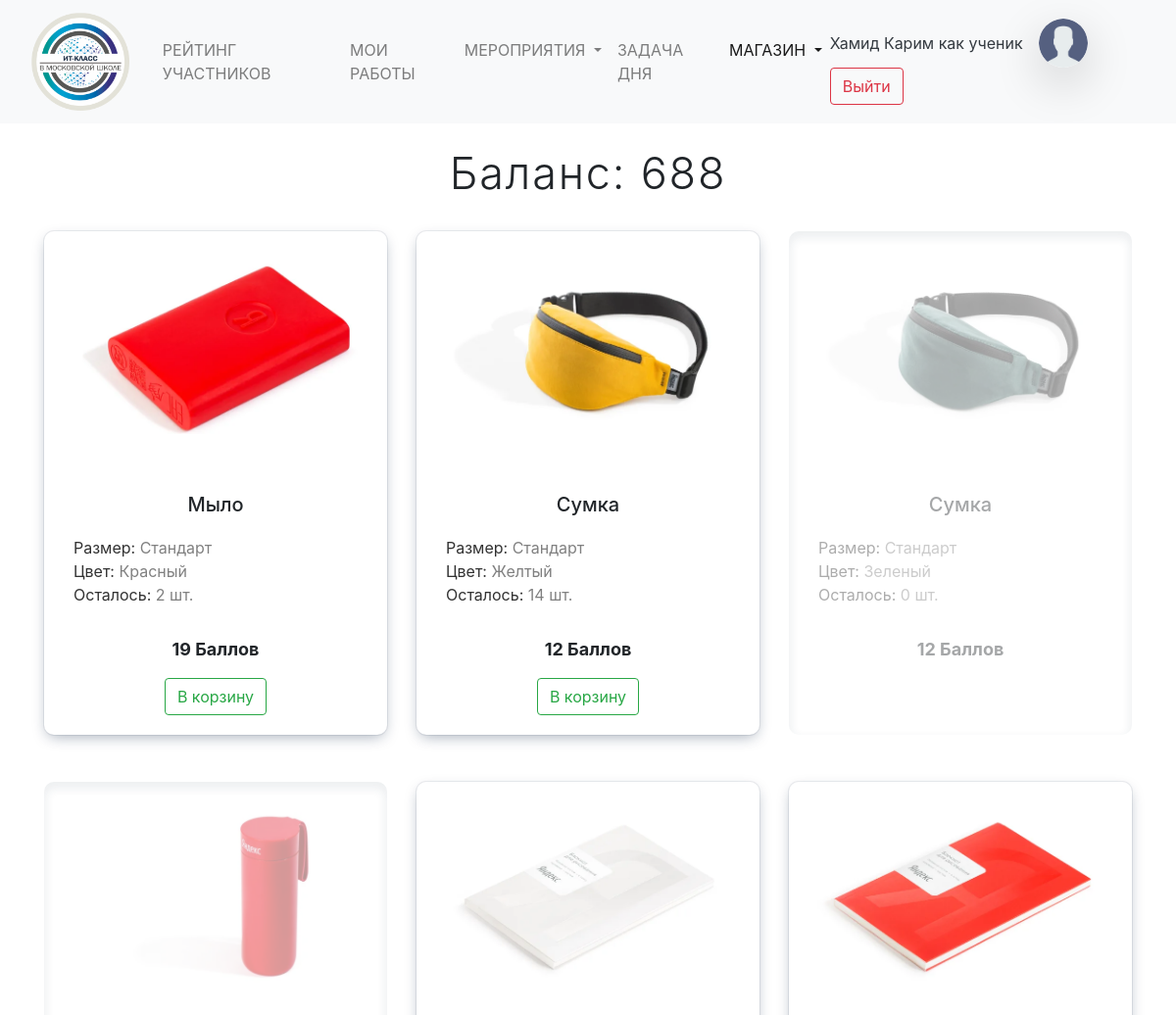
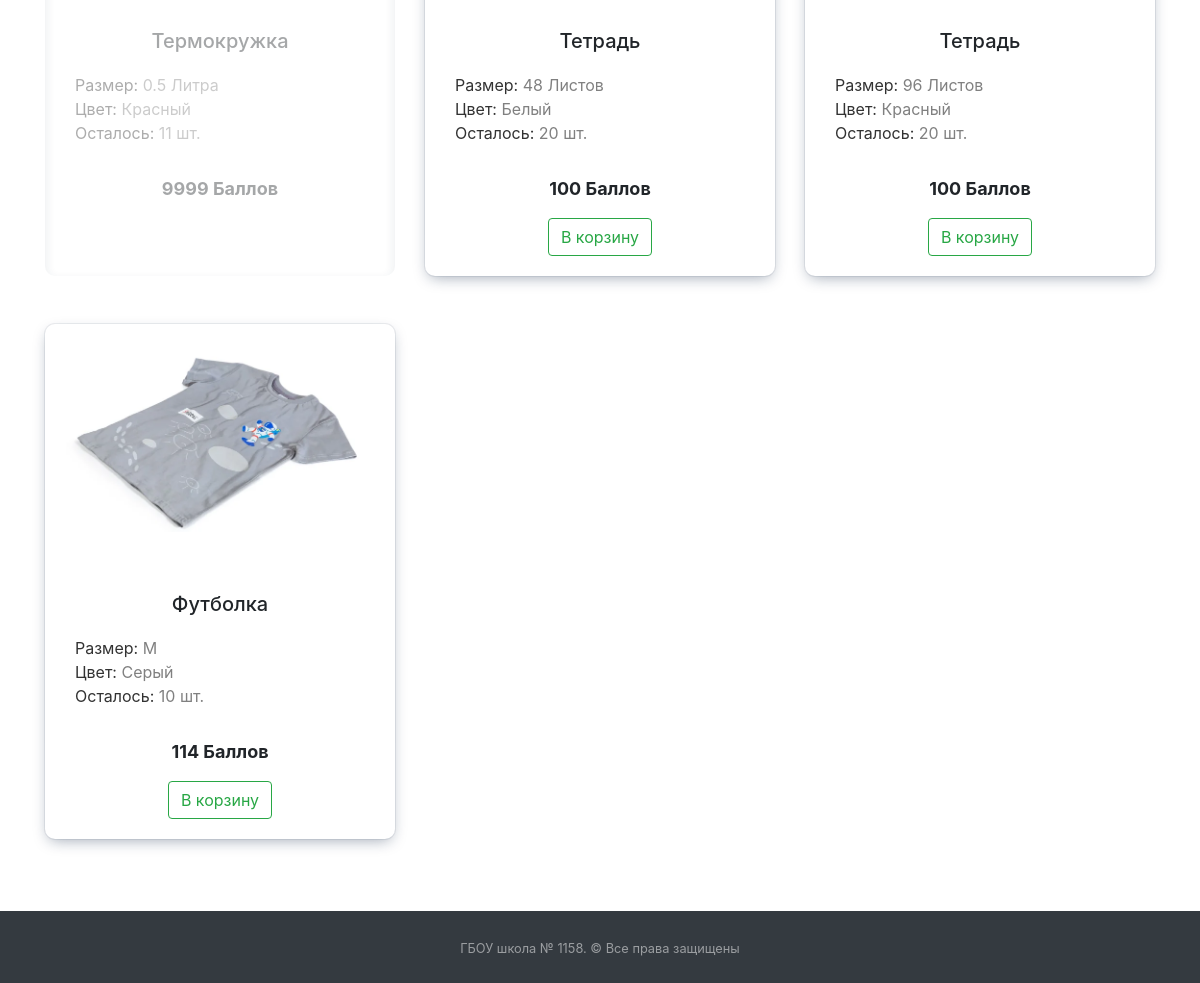
/market/ (signed in), run on the app's committed database (2 pictures, top to bottom).
### mainapp/models.py (models this page shows, shortened)
class Puples(models.Model):
    STATUS_CHOICES = (
        ('ST10', 'Ученик 10 ИТ-класса'),
        ('ST11', 'Ученик 11 ИТ-класса'),
        ('APP', 'Кандидат в ИТ-класс'),
        ('TEACH', 'Учитель')
    )
    PROGRESS_CHOICES = (
        (0, '0'),
        (25, '25'),
        (50, '50'),
        (75, '75'),
        (100, '100'),
    )
    name = models.CharField("Имя", null=True, max_length=50)
    surname = models.CharField("Фамилия", null=True, max_length=100)
    rate = models.PositiveIntegerField("Рейтинг ученика", default=0)
    image = models.ImageField("Фотография профиля", blank=True, upload_to="puples_photo",
                              default="puples_photo/user-2.png")
    user = models.OneToOneField(User, on_delete=models.CASCADE, null=True, default='',
                                verbose_name="Связь с таблицей пользователей")
    status = models.CharField("Статуc", choices=STATUS_CHOICES, default='ST10', max_length=30)
    applicant_first_result = models.FloatField("Результат первого этапа", blank=True, default=0)
    applicant_progress = models.IntegerField(verbose_name="Прогресс", choices=PROGRESS_CHOICES, default=0, blank=True)
    email = models.EmailField(verbose_name="Email", default="")
    phone = models.CharField(max_length=12, verbose_name="Телефон", default="")
    class Meta:
        verbose_name = "Пользователи"
        verbose_name_plural = "Пользователи"

### market/models.py (models this page shows, shortened)
class MarketProduct(models.Model):
    product_name = models.CharField(verbose_name="Название товара", max_length=200)
    product_size = models.CharField(verbose_name="Размер товара", default="Стандарт", max_length=200)
    product_color = models.CharField(verbose_name="Цвет товара", default="Не указан", max_length=200)
    product_photo = models.ImageField("Фотография товара", upload_to="products_photo/", blank=True)
    remained_amount = models.PositiveIntegerField("Количество оставшегося товара", null=False)
    price = models.PositiveIntegerField("Цена товара", null=False)
    def plural_amount_name(self) -> str:
        if 10 <= (self.price % 100) <= 20 or self.price % 10 == 0 or 5 <= self.price % 10 <= 9:
            return "Баллов"
        elif self.price % 10 == 1:
            return "Балл"
        return "Балла"
    class Meta:
        verbose_name = "Товар"
        verbose_name_plural = "Товары"

### market/views.py (the view)
# urls.py: path('', views.MainMarketPage.as_view(), name='Каталог магазина'),
class MainMarketPage(HeaderNotificationsCounter, LoginRequiredMixin, ListView):
    template_name = "market/main_market_page.html"
    model = MarketProduct
    login_url = "/login/"
    def dispatch(self, request, *args, **kwargs):
        recount_all_peoples_rating()
        return super().dispatch(request, *args, **kwargs)
    def get_context_data(self, *, object_list=None, **kwargs):
        context = super(MainMarketPage, self).get_context_data(**kwargs)
        context['shopping_cart_list'] = ShoppingCart(self.request).get_shopping_cart_list()
        return context

### mainapp/addons_python/views_addons_classes.py (called while the page is built)
    def get_context_data(self, *, object_list=None, **kwargs):
        context = super().get_context_data(**kwargs)
        context['events_new'] = Events.objects.filter(check=False).count()
        context['applicants_count'] = Puples.objects.filter(
            status="APP").count()
        return context

### mainapp/addons_python/views_addons_functions.py (called while the page is built)
def recount_all_peoples_rating() -> None:
    mass = [i[0] for i in Puples.objects.order_by("-rate").values_list('id')]
    for i in mass:
        pup = Puples.objects.get(id=i)
        pup.rate = sum(map(lambda x: x.event_rate,
                           Events.objects.filter(events__pk=i, check=True)))
        pup.save()

### market/market_services/market_classes.py (called while the page is built)
    def get_shopping_cart_list(self) -> list:
        self._delete_missing_products()
        return [MarketProduct.objects.get(id=int(product)) for product in self.shopping_cart]

    def save(self) -> None:
        self.session.modified = True

    def _delete_missing_products(self) -> None:
        products_to_delete = []  # Те продукты, которые есть в корзине, но уже удалены из магазина
        for product in self.shopping_cart:
            try:
                MarketProduct.objects.get(id=int(product))
            except ObjectDoesNotExist:
                products_to_delete.append(product)
        for product_to_delete in products_to_delete:
            self.remove(product_to_delete)
        self.save()

### templates/market/main_market_page.html (shortened to what this page needs)
{% extends 'base.html' %}
{% load static %}
{% block main %}
    <div class="container">
        <div class="row">
            <div class="col-12 text-center">
                <h2 class="mt-4" style="font-size: 45px;font-weight: 300;letter-spacing: 0.04em;">
                    Баланс: {{ user.puples.rate }}</h2>
            </div>
        </div>
        <div class="row flex-wrap">
            {% for product in marketproduct_list %}
            <div class="col-12 col-md-6 col-lg-4 my-4">
                <div class="product-card text-center justify-content-center {% if product.remained_amount == 0 or product.price > user.puples.rate %}disabled-card{% endif %}">
                    <img src="{{ product.product_photo.url }}" alt="{{ product.product_name }}">
                    <div class="product-card__description">
                        <h3 class="product-card__description__name">{{ product.product_name }}</h3>
                        <p style="color: rgb(128, 128, 128); text-align: left"><span style="color: rgb(50, 50, 50);">Размер:</span> {{ product.product_size }}</p>
                        <p style="color: rgb(128, 128, 128); text-align: left"><span style="color: rgb(50, 50, 50);">Цвет:</span> {{ product.product_color }}</p>
                        <p style="color: rgb(128, 128, 128); text-align: left"><span style="color: rgb(50, 50, 50);">Осталось:</span> {{ product.remained_amount }} шт.</p>
                    </div>
                    <p style="font-size: 18px;font-weight: bold;">{{ product.price }} {{ product.plural_amount_name }}</p>
                        <button data-product-id="{{ product.id }}"  onclick="addToCart(this)" class="btn btn-outline-success " aria-haspopup="true" aria-expanded="false" style="margin-bottom: 20px">
                           {% if product in shopping_cart_list %}
                               <i class="fas fa-check"></i> В корзине
                           {% else %}
                            В корзину
                           {% endif %}
                        </button>
                </div>
            </div>
            {% empty %}
                <div class="col-12 text-center">
                    <h3>Товаров пока нет</h3>
                </div>
            {% endfor %}
        </div>
    </div>
{% endblock %}
{% block market_active %} active{% endblock %}

### templates/base.html (shortened to what this page needs)
<!DOCTYPE html>
<html lang="ru">
{% load static %}
<head>
    <link href="{% static 'css/bootstrap.css' %}" rel="stylesheet" type="text/css">
    <link href="{% static 'css/style.css' %}" rel="stylesheet" type="text/css">
    <link href="{% static 'css/pre.css' %}" rel="stylesheet" type="text/css">
    <link rel="stylesheet" href="//code.jquery.com/ui/1.12.1/themes/base/jquery-ui.css">
    <link rel="stylesheet" href="/resources/demos/style.css">
</head>
<body>
<div class="container-fuild">
    <nav class="navbar navbar-expand-lg navbar-light bg-light">
        <a href="/" class="navbar-brand">
            <img class="img-fluid mx-3"
                 style="width: 100px; object-fit: cover; height:100px;"
                 src="{% static '/images/itclass-logo.png' %}"></a>
        <div class="collapse navbar-collapse" id="navbarSupportedContent">
            <ul class="navbar-nav mr-auto">
                {% if user.is_authenticated and user.puples.status != "APP" %}
                    <li class="nav-item">
                        <a class="nav-link{% block detail_active %}{% endblock %}" href="/rate">РЕЙТИНГ УЧАСТНИКОВ</a>
                    </li>
                {% endif %}
                {% if user.is_authenticated and user.puples.status != "APP" %}
                    <li class="nav-item">
                        <a class="nav-link{% block detail_active_works %}{% endblock %}" href="/works">МОИ РАБОТЫ</a>
                    </li>
                {% endif %}
                <li class="nav-item dropdown">
                    <a class="nav-link dropdown-toggle{% block detail_active_hach %}{% endblock %}" href="#"
                       id="navbarDropdown" role="button"
                       data-toggle="dropdown" aria-haspopup="true" aria-expanded="false">
                        МЕРОПРИЯТИЯ
                    </a>
                </li>
                {% if user.is_authenticated and user.puples.status != "APP" %}
                    <li class="nav-item">
                        <a class="nav-link{% block detail_active_task %}{% endblock %}" href="/task_day/">ЗАДАЧА ДНЯ</a>
                    </li>
                    <li class="nav-item dropdown">
                        <a class="nav-link {% block market_active %}{% endblock %} dropdown-toggle" href="#"
                           id="navbarDropdown" role="button"
                           data-toggle="dropdown" aria-haspopup="true" aria-expanded="false">
                            МАГАЗИН
                        </a>
                    </li>
                {% endif %}
            </ul>
            <form class="form-inline my-2 my-lg-0">
                {% if user.is_authenticated %}
                    <a class="nav-link text-dark disabled p-0"
                       href="/account/">{{ user.last_name }} {{ user.first_name }}</a>
                    <a href="/account/">
                        <img class="img-fluid mx-3 rounded-circle shadow-lg"
                             style="width: 50px; object-fit: cover; height:50px;"
                             src="{{ user.puples.image.url }}"></a>
                {% endif %}
                {% if user.username == "" %}
                    <a class="nav-link disabled" href="#">Гость</a>
                    <a class="btn btn-outline-success my-2 my-sm-0" href="/login">Войти</a>
                {% else %}
                    <a class="btn btn-outline-danger my-2 my-sm-0" href="/logout">Выйти</a>
                {% endif %}
            </form>
        </div>
    </nav>
    {% block main %}
    {% endblock %}
    <footer id="sticky-footer" class="py-4 bg-dark text-white-50 mt-5">
        <div class="container text-center">
            <small>ГБОУ школа № 1158. &copy; Все права защищены</small>
        </div>
    </footer>
</div>
</body>
</html>

### templates/market/main_market_page.html (style rules this page uses)
.product-card { height: 100%; border-radius: 10px; -webkit-box-shadow: 0 0 0 1px rgba(13,35,67,.07),0 5px 15px -4px rgba(13,35,67,.4); -moz-box-shadow: 0 0 0 1px rgba(13,35,67,.07),0 5px 15px -4px rgba(13,35,67,.4); box-shadow: 0 0 0 1px rgba(13,35,67,.07),0 5px 15px -4px rgba(13,35,67,.4); }
.product-card.disabled-card { -webkit-box-shadow: 0px 5px 10px 2px rgba(34, 60, 80, 0.2) inset; -moz-box-shadow: 0px 5px 10px 2px rgba(34, 60, 80, 0.2) inset; box-shadow: 0px 5px 10px 2px rgba(34, 60, 80, 0.2) inset; }
.product-card.disabled-card img { transform: scale(0.99); }
.product-card.disabled-card { opacity: 0.4; }
.product-card img { padding: 30px 0; width: 90%; }
.product-card__description { padding: 30px; }
.product-card__description__name { margin-bottom: 20px; font-size: 20px; }
.product-card__description p { margin: 0; }

### data on the page
MarketProduct: product_photo (picture), product_name "Мыло", product_size "Стандарт", product_color "Красный", remained_amount "2", price "19", plural_amount_name "Баллов", shows "В корзину"
MarketProduct: product_photo (picture), product_name "Сумка", product_size "Стандарт", product_color "Желтый", remained_amount "14", price "12", plural_amount_name "Баллов", shows "В корзину"
MarketProduct: product_photo (picture), product_name "Сумка", product_size "Стандарт", product_color "Зеленый", remained_amount "0", price "12", plural_amount_name "Баллов"
MarketProduct: product_photo (picture), product_name "Термокружка", product_size "0.5 Литра", product_color "Красный", remained_amount "11", price "9999", plural_amount_name "Баллов"
MarketProduct: product_photo (picture), product_name "Тетрадь", product_size "48 Листов", product_color "Белый", remained_amount "20", price "100", plural_amount_name "Баллов", shows "В корзину"
MarketProduct: product_photo (picture), product_name "Тетрадь", product_size "96 Листов", product_color "Красный", remained_amount "20", price "100", plural_amount_name "Баллов", shows "В корзину"
MarketProduct: product_photo (picture), product_name "Футболка", product_size "M", product_color "Серый", remained_amount "10", price "114", plural_amount_name "Баллов", shows "В корзину"

### other printed values
{{ user.last_name }} "Хамид"
{{ user.first_name }} "Карим как ученик"
{{ user.puples.rate }} "688"
